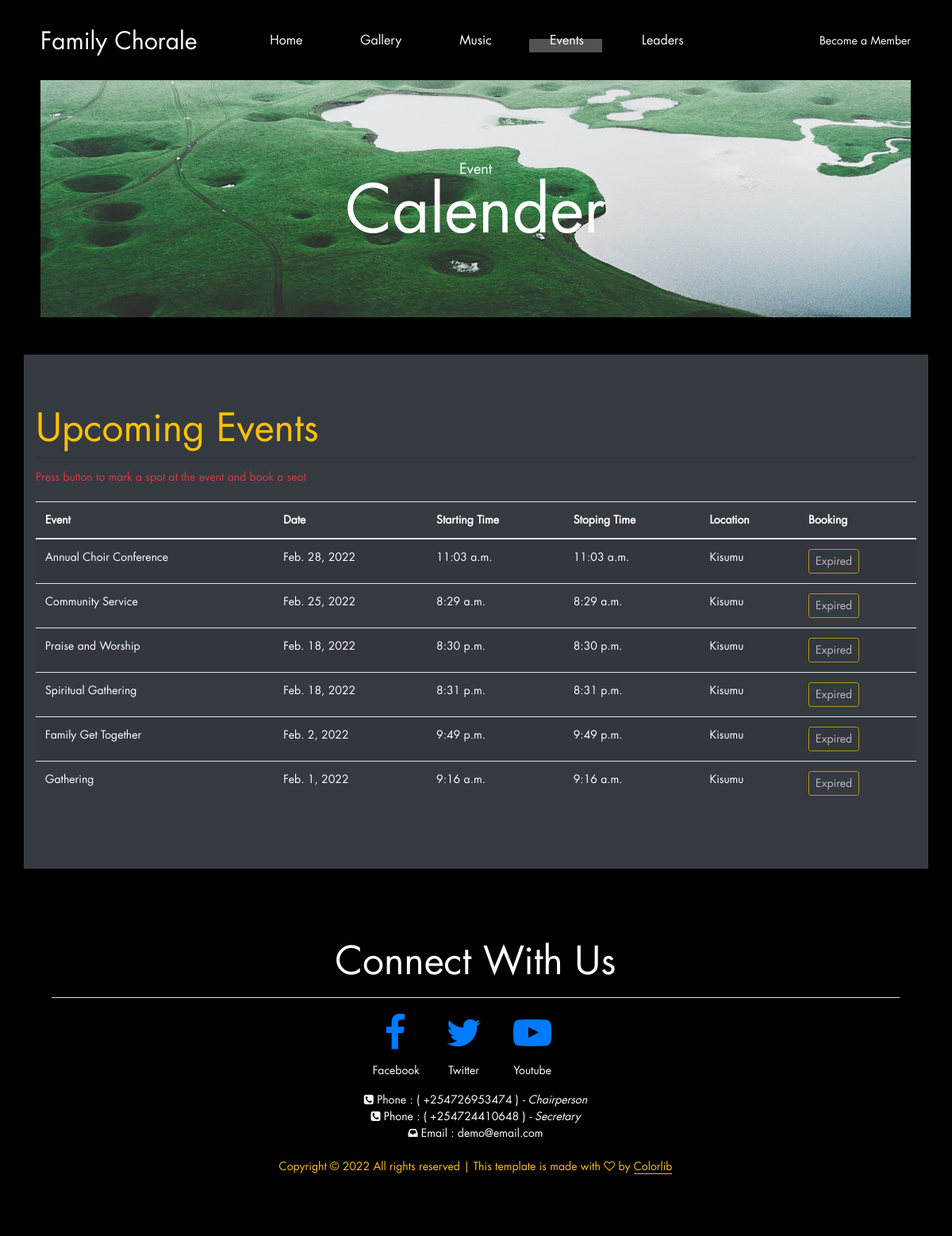
Page /family-chorale/events/ on the earlier database version.
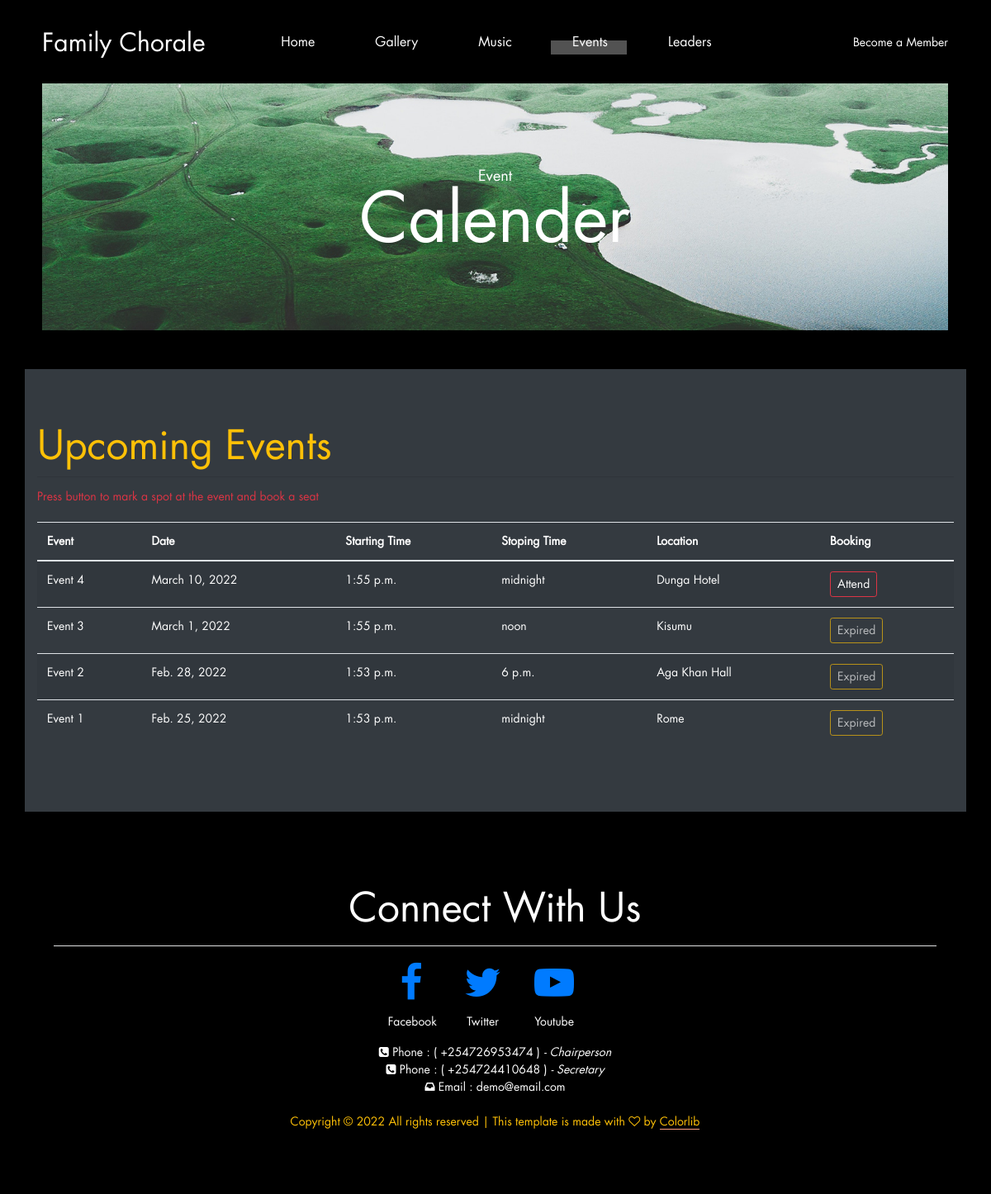
Same page on the later database version.
### family_chorale/models.py (models this page shows, shortened)
class Event(models.Model):
    title = models.CharField(max_length=200,unique=True)
    poster = models.ImageField(
        upload_to='posters/', default='posters/default.jpeg',validators=[validate_pic_size])
    description = models.TextField()
    date = models.DateField()
    start_time = models.TimeField(null=True)
    stop_time = models.TimeField(null=True)
    location = models.CharField(max_length=200, default='Kisumu')
    @property
    def expired(self):
        if self.date and dt.today() > self.date:
            return True
        return False
    class Meta:
        ordering = ['-date']

### family_chorale/views.py (the view)
# urls.py: path('events/',views.EventListView.as_view(),name='events'),
class EventListView(generic.ListView):
    model = Event

### family_chorale/templates/family_chorale/event_list.html (shortened to what this page needs)
{%extends 'base.html'%}
{%load static%}
{%block link%}
<link rel="stylesheet" type="text/css" href="{%static 'styles/about.css'%}">
<link rel="stylesheet" type="text/css" href="{%static 'styles/about_responsive.css'%}">
{%endblock%}
{%block header%}
        <header class="header">
            <div class="header_content d-flex flex-row align-items-center justify-content-center">
                <div class="logo"><a href="#">Family Chorale</a></div>
                <div class="log_reg">
                    <ul class="d-flex flex-row align-items-start justify-content-start">
                        <li><a href="{%url 'member-add'%}">Become a Member</a></li>
                    </ul>
                </div>
                <nav class="main_nav">
                    <ul class="d-flex flex-row align-items-start justify-content-start">
                        <li><a href="{%url 'index'%}">Home</a></li>
                        <li><a href="{%url 'gallery'%}">Gallery</a></li>
                        <li><a href="{%url 'music'%}">Music</a></li>
                        <li  class="active"><a href="{%url 'events'%}">Events</a></li>
                        <li><a href="{%url 'leaders'%}">Leaders</a></li>
                    </ul>
                </nav>
            </div>
        </header>
        {%endblock%}
{%block home%}
<div class="home">
    <div class="home_inner">
        <div class="parallax_background parallax-window" data-parallax="scroll"
            data-image-src="{%static 'images/elements.jpg'%}" data-speed="0.8"></div>
        <div class="home_container">
            <div class="home_content text-center">
                <div class="home_subtitle">Event</div>
                <div class="home_title">Calender</div>
            </div>
        </div>
    </div>
</div>
{%endblock%}
{%block main%}
<br>
<br>
<br>
{%if event_list%}
<div class="container">
    <div class="jumbotron jumbotron-fluid bg-dark">
        <div class="container">
            <h1 class="display-5 text-warning">Upcoming Events</h1>
            <hr class="my-2">
            <p class="text-danger">Press button to mark a spot at the event and book a seat</p>
            <p class="lead">
            <table class="table table-striped table-inverse table-responsive-sm">
                <thead class="thead-inverse">
                    <tr>
                        <th>Event</th>
                        <th>Date</th>
                        <th>Starting Time</th>
                        <th>Stoping Time</th>
                        <th>Location</th>
                        <th>Booking</th>
                    </tr>
                </thead>
                <tbody>
                    {%for event in event_list%}
                    <tr>
                        <td scope="row">{{event.title}}</td>
                        <td>{{event.date}}</td>
                        <td>{{event.start_time}}</td>
                        <td>{{event.stop_time}}</td>
                        <td>{{event.location}}</td>
                        <td>{%if event.expired%}<a type="button" data-toggle="modal" data-target="#ev{{event.pk}}"
                                class="btn btn-warning btn-outline-danger btn-sm disabled">Expired</a>
                            {%else%}
                            <a type="button" data-toggle="modal" data-target="#ev{{event.pk}}"
                                class="btn btn-warning btn-outline-danger btn-sm">Attend</a>
                            {%endif%}
                        </td>
                    </tr>
                    {%endfor%}
                </tbody>
            </table>
            </p>
        </div>
    </div>
</div>
{%endif%}
{%endblock%}

### family_chorale/templates/base.html (shortened to what this page needs)
<!DOCTYPE html>
{%load static%}
<html lang="en">
<head>
    <link rel="stylesheet" type="text/css" href="{%static 'styles/bootstrap-4.1.2/bootstrap.min.css'%}">
    <link href="{%static 'plugins/font-awesome-4.7.0/css/font-awesome.min.css'%}" rel="stylesheet" type="text/css">
    <link rel="stylesheet" type="text/css" href="{%static 'plugins/OwlCarousel2-2.2.1/owl.carousel.css'%}">
    <link rel="stylesheet" type="text/css" href="{%static 'plugins/OwlCarousel2-2.2.1/owl.theme.default.css'%}">
    <link rel="stylesheet" type="text/css" href="{%static 'plugins/OwlCarousel2-2.2.1/animate.css'%}">
    {%block link%}{%endblock%}
</head>
<body>
    <div class="super_container">
        {%block header%}{%endblock%}
        {%block home%}{%endblock%}
        {%block main%}
        {%endblock%}
    </div>
    {%block footer%}
    <footer class="footer align-items-center justify-content-center">
        <div class="mt-2 mb-4 text-white rounded-3 text-center">
            <div class="container-fluid py-5">
                <h1 class="display-5 fw-bold">Connect With Us</h1>
                <hr class="bg-light">
                <div class="container row justify-content-center text-center ">
                    <span class="col-lg-1 col-sm-2">
                        <h1><a href="https://m.facebook.com/Family-Chorale-KENYA-251244191951564/"><i
                                    class="fa fa-facebook" aria-hidden="true"></i></a></h1> Facebook
                    </span>
                    <span class="col-lg-1 col-sm-2">
                        <h1><a href="https://twitter.com/familychorale"><i class="fa fa-twitter"
                                    aria-hidden="true"></i></a> </h1>Twitter
                    </span>
                    <span class="col-lg-1 col-sm-2">
                        <h1><a href="https://www.youtube.com/channel/UCDokBn3IHwYCQc6QPVIhECA/videos"><i
                                    class="fa fa-youtube-play" aria-hidden="true"></i></a></h1>Youtube
                    </span>
                </div>
                <p class="container row justify-content-center text-center ">
                <ul class="locarion_icon">
                    <li><i class="fa fa-phone-square" aria-hidden="true"></i> Phone : ( +254726953474 ) <em>-
                            Chairperson</em></li>
                    <li><i class="fa fa-phone-square" aria-hidden="true"></i> Phone : ( +254724410648 ) <em>-
                            Secretary</em></li>
                    <li><i class="fa fa-inbox" aria-hidden="true"></i> Email : demo@email.com</li>
                </ul>
                </p>
                <p class="text-warning">
                    Copyright &copy;
                    <script>document.write(new Date().getFullYear());</script> All rights reserved | This template is
                    made with <i class="fa fa-heart-o" aria-hidden="true"></i> by <a href="https://colorlib.com"
                        target="_blank">Colorlib</a>
                </p>
            </div>
        </div>
    </footer>
    {%endblock%}
</body>
</html>

### family_chorale/static/styles/about.css (style rules this page uses)
* { margin: 0; padding: 0; -webkit-font-smoothing: antialiased; -webkit-text-shadow: rgba(0,0,0,.01) 0 0 1px; text-shadow: rgba(0,0,0,.01) 0 0 1px; }
body { font-family: 'Futura', sans-serif; font-size: 14px; font-weight: 400; background: #000000; color: #FFFFFF; }
div { display: block; position: relative; -webkit-box-sizing: border-box; -moz-box-sizing: border-box; box-sizing: border-box; }
ul { list-style: none; margin-bottom: 0px; }
p { font-family: 'Futura', sans-serif; font-size: 14px; line-height: 2.18; font-weight: 400; color: #FFFFFF; -webkit-font-smoothing: antialiased; -webkit-text-shadow: rgba(0,0,0,.01) 0 0 1px; text-shadow: rgba(0,0,0,.01) 0 0 1px; }
p a { display: inline; position: relative; color: inherit; border-bottom: solid 1px #ffa07f; -webkit-transition: all 200ms ease; -moz-transition: all 200ms ease; -ms-transition: all 200ms ease; -o-transition: all 200ms ease; transition: all 200ms ease; }
p:last-of-type { margin-bottom: 0; }
a { -webkit-transition: all 200ms ease; -moz-transition: all 200ms ease; -ms-transition: all 200ms ease; -o-transition: all 200ms ease; transition: all 200ms ease; }
a, a:hover, a:visited, a:active, a:link { text-decoration: none; -webkit-font-smoothing: antialiased; -webkit-text-shadow: rgba(0,0,0,.01) 0 0 1px; text-shadow: rgba(0,0,0,.01) 0 0 1px; }
h1 { font-size: 48px; }
h1, h2, h3, h4, h5, h6 { font-family: 'Futura', sans-serif; -webkit-font-smoothing: antialiased; -webkit-text-shadow: rgba(0,0,0,.01) 0 0 1px; text-shadow: rgba(0,0,0,.01) 0 0 1px; line-height: 1.2; }
.super_container { width: 100%; overflow: hidden; }
.parallax-window { min-height: 400px; background: transparent; }
.parallax_background { position: absolute; top: 0; left: 0; width: 100%; height: 100%; }
.header { position: fixed; left: 0; top: 0; width: 100%; background: #000000; z-index: 100; -webkit-transition: all 400ms ease; -moz-transition: all 400ms ease; -ms-transition: all 400ms ease; -o-transition: all 400ms ease; transition: all 400ms ease; }
.header_content { width: 100%; height: 101px; padding-left: 51px; padding-right: 52px; -webkit-transition: all 400ms ease; -moz-transition: all 400ms ease; -ms-transition: all 400ms ease; -o-transition: all 400ms ease; transition: all 400ms ease; }
.logo { position: absolute; top: 50%; -webkit-transform: translateY(-50%); -moz-transform: translateY(-50%); -ms-transform: translateY(-50%); -o-transform: translateY(-50%); transform: translateY(-50%); left: 51px; }
.logo a { font-family: 'Futura', sans-serif; font-size: 30px; color: #FFFFFF; }
.log_reg { position: absolute; top: 50%; -webkit-transform: translateY(-50%); -moz-transform: translateY(-50%); -ms-transform: translateY(-50%); -o-transform: translateY(-50%); transform: translateY(-50%); right: 52px; }
.log_reg ul li { position: relative; }
.log_reg ul li a { font-size: 14px; color: #FFFFFF; }
.main_nav ul li:not(:last-child) { margin-right: 24px; }
.main_nav ul li { position: relative; }
.main_nav ul li a { position: relative; font-size: 16px; color: #FFFFFF; padding-left: 26px; padding-right: 23px; z-index: 1; }
.main_nav ul li a::after { display: block; position: absolute; left: 0; bottom: -20px; width: 100%; height: 17px; background: #525252; content: ''; z-index: -1; visibility: hidden; opacity: 0; -webkit-transition: all 400ms ease; -moz-transition: all 400ms ease; -ms-transition: all 400ms ease; -o-transition: all 400ms ease; transition: all 400ms ease; }
.main_nav ul li.active a::after, .main_nav ul li a:hover::after { bottom: -5px; visibility: visible; opacity: 1; }
.home { width: 100%; height: 384px; padding-left: 51px; padding-right: 52px; }
.home_inner { width: 100%; height: 100%; }
.home_container { position: absolute; left: 50%; -webkit-transform: translateX(-50%); -moz-transform: translateX(-50%); -ms-transform: translateX(-50%); -o-transform: translateX(-50%); transform: translateX(-50%); bottom: 89px; }
.home_subtitle { font-size: 18px; line-height: 0.75; }
.home_title { font-size: 82px; line-height: 0.75; margin-top: 14px; }
.footer { background: #000000; padding-left: 50px; padding-right: 51px; }

Differences in the rows shown:
removed Event: title "Annual Choir Conference", date "Feb. 28, 2022", start_time "11:03 a.m.", stop_time "11:03 a.m.", location "Kisumu"
removed Event: title "Community Service", date "Feb. 25, 2022", start_time "8:29 a.m.", stop_time "8:29 a.m.", location "Kisumu"
removed Event: title "Praise and Worship", date "Feb. 18, 2022", start_time "8:30 p.m.", stop_time "8:30 p.m.", location "Kisumu"
removed Event: title "Spiritual Gathering", date "Feb. 18, 2022", start_time "8:31 p.m.", stop_time "8:31 p.m.", location "Kisumu"
removed Event: title "Family Get Together", date "Feb. 2, 2022", start_time "9:49 p.m.", stop_time "9:49 p.m.", location "Kisumu"
removed Event: title "Gathering", date "Feb. 1, 2022", start_time "9:16 a.m.", stop_time "9:16 a.m.", location "Kisumu"
added Event: title "Event 4", date "March 10, 2022", start_time "1:55 p.m.", stop_time "midnight", location "Dunga Hotel"
added Event: title "Event 3", date "March 1, 2022", start_time "1:55 p.m.", stop_time "noon", location "Kisumu"
added Event: title "Event 2", date "Feb. 28, 2022", start_time "1:53 p.m.", stop_time "6 p.m.", location "Aga Khan Hall"
added Event: title "Event 1", date "Feb. 25, 2022", start_time "1:53 p.m.", stop_time "midnight", location "Rome"
